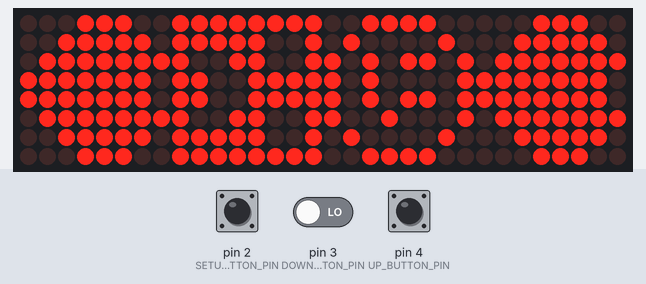
The sketch below on a simulated Arduino Uno, built with avr-gcc and run on an emulated ATmega328P. Parts: 32×8 LED matrix. The inputs (shaded band) are chosen by the test bench; at power-on: pin 2 (SETUP_BUTTON_PIN) LOW, pin 3 (DOWN_BUTTON_PIN) LOW, pin 4 (UP_BUTTON_PIN) LOW. The local clock reads 2024-03-15 10:24:30 at power-on unless the sketch sets it.

Above: at 1.3 s.
1.4 s: pin 2 (SETUP_BUTTON_PIN) pulled HIGH for 3.2 s
At 3.17 s:
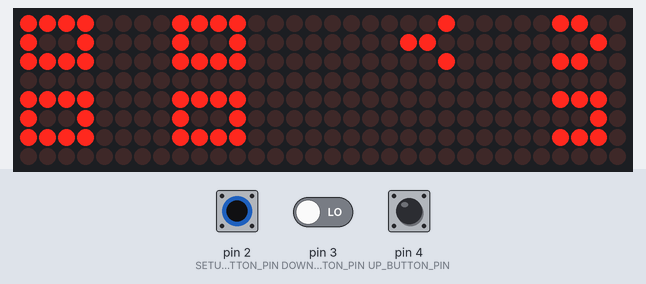
8.3 s: pin 2 (SETUP_BUTTON_PIN) driven HIGH and pin 3 (DOWN_BUTTON_PIN) driven HIGH
10.5 s: pin 2 (SETUP_BUTTON_PIN) driven LOW
At 12.6 s:
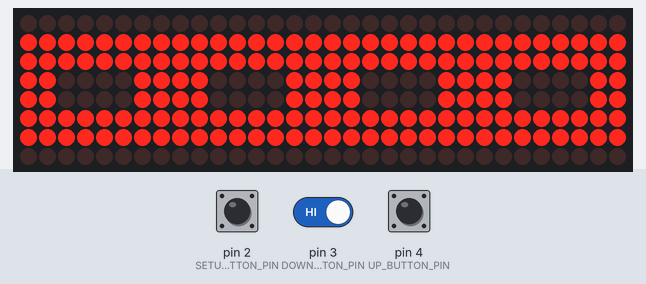
12.7 s: pin 2 (SETUP_BUTTON_PIN) driven HIGH
At 14.08 s:
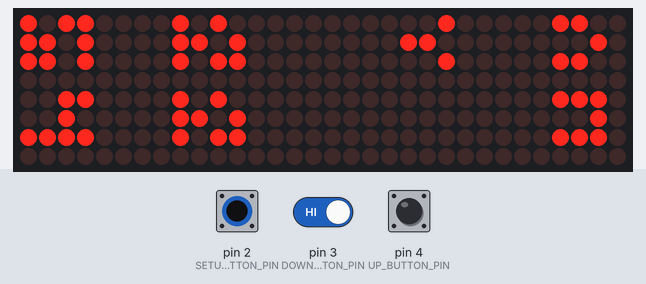

Measured:
- after the input at 1.4 s, the display: first changes after 0.69 s (image 1 shows a later state)
- after the input at 10.5 s, the display: first differs from a run without the input after 1.8 s (image 2)
- after the input at 12.7 s, the display: first changes after 0.24 s (image 3 shows a later state)
- what the display in image 1 shows lasts 0.4 s, from 3.0 s to 3.4 s

The sketch:

main.ino
```cpp
/***
*
* Clock project:
*
* A small clock project:
* https://jcastellssala.com/2016/01/20/arduino-clock-project-overview/
* This clock presents hour and date using MAX72XX Led matrices and an RTC module.
*
*****/
#include <string.h>
#include <stdio.h>
#include <string.h>
#include <avr/power.h>

//Control the Leds
#include "LedControl.h"

//Include all the character definitions (in PROGMEM)
#include "chars.h"

//SETUP RTC
#include <Wire.h>
#include "RTClib.h"
RTC_DS1307 RTC;

/*
 LedControl.
 pin 12 is connected to the DataIn
 pin 11 is connected to the CLK
 pin 10 is connected to LOAD
 We have only a single MAX72XX.
 */
LedControl lc=LedControl(12,11,10,4);

#define DEBUG 1
#define NUM_OF_MATRICES 4 //I am using 4 matrices
#define COLS_PER_MATRIX 8 //Each matrix has 8 columns
#define ROWS 8            //Each matrix has 8 rows
#define BUFFERCOLS COLS_PER_MATRIX * 8
#define COLS (COLS_PER_MATRIX*NUM_OF_MATRICES)

#define SETUP_BUTTON_PIN 2
#define UP_BUTTON_PIN 4
#define DOWN_BUTTON_PIN 3


//This DISPLAY_BUFFER presents the 4 DISPLAY_BUFFERs contiguously
uint8_t DISPLAY_BUFFER[ROWS][BUFFERCOLS] = {0};

tScreenMode MODE = BOOT_ANIM;

uint8_t hour,shour,min,smin,day,sday,month,smonth,counter,event;
uint32_t year,syear;
uint8_t setUpdate;
char dataBuffer[32]; //just a generic buffer to read/write to

/**
 * Clears the whole DISPLAY_BUFFER
 */
void clearDISPLAY_BUFFER(tScrollArea sArea){
    switch(sArea){
        case FULL:
            memset(DISPLAY_BUFFER[0],0,ROWS*BUFFERCOLS);
            break;
        case UPPER:
            memset(DISPLAY_BUFFER[0],0,ROWS*(BUFFERCOLS>>1));
            break;
        case LOWER:
            memset(DISPLAY_BUFFER[(ROWS>>1)],0,ROWS*(BUFFERCOLS>>1));
            break;
    }
}

/*Read an 4x4 value from progrmem into a buffer
* @param dataBuffer (buffer to fill with uint8_t)
* @param char character to read from PROGRAM MEMORY
*/
void read4x4_from_progmem(uint8_t* dataBuffer, char c){
    uint8_t k;

    for (k=0;k<16;k++){
      dataBuffer[k] = pgm_read_byte(ASCII_4x4[c] + k);
    }
}

void fill_4x4(uint8_t line, char* str, uint8_t size){
    uint8_t i,c;
    uint8_t nrows = (ROWS>>2);
    uint8_t starti = nrows * line;
    uint8_t rdBuffer[16];

    for(c=0;c<size;c++){ //each character
        read4x4_from_progmem(&rdBuffer[0], str[c]);
        for(i=0;i<4;i++){
            memcpy(DISPLAY_BUFFER[i+4*line] + c*4, rdBuffer + i*4, 4);
        }

    }
}

/**
 * Like fill_4x4 but selecting where the character should start
 */
void fill_4x4_sd(uint8_t line, uint8_t startChar, char* str, uint8_t size){
    uint8_t i,c;
    uint8_t nrows = (ROWS>>2);
    uint8_t starti = nrows * line;
    uint8_t rdBuffer[16];
    uint8_t charCol;

    charCol = startChar;

    for(c=0;c<size;c++){ //each character
        read4x4_from_progmem(&rdBuffer[0], str[c]);
        for(i=0;i<4;i++){
            memcpy(DISPLAY_BUFFER[i+4*line] + charCol*4, rdBuffer + i*4, 4);
        }
        charCol++;
    }
}

/*Read an 8x8 value from progrmem into a buffer
* @param dataBuffer (buffer to fill with uint8_t)
* @param char character to read from PROGRAM MEMORY
*/
void read8x8_from_progmem(uint8_t* dataBuffer, char c){
    uint8_t k;
    uint8_t idx;

    idx = c - '0'; //Get character index in our NUMBERS array

    for (k=0;k<64;k++){
      dataBuffer[k] = pgm_read_byte(NUMBERS[idx] + k);
    }
}

/**
 * Send a string with numbers
 * @param numbers String with numners. ONLY NUMBERS
 * @param size
 */
void fill_8x8(char* numbers, uint8_t size){
    uint8_t i,n;
    uint8_t rdBuffer[64];

    //Avoid errors please
    if(size * 8 > BUFFERCOLS) return;

    for(n=0;n<size;n++){
        read8x8_from_progmem(&rdBuffer[0], numbers[n]);
        for(i=0;i<ROWS;i++){
            memcpy(DISPLAY_BUFFER[i] + n*8, rdBuffer + i*8, 8);
        }
    }
}

/**
 * Send a string with numbers
 * @param numbers String with numners. ONLY NUMBERS
 * @param startDevice device where to start from
 * @param size
 */
void fill_8x8_sd(char* numbers, uint8_t startDevice, uint8_t size){
    uint8_t i,device,n;
    uint8_t rdBuffer[64];

    device = startDevice;

    for(n=0;n<size;n++){
        read8x8_from_progmem(&rdBuffer[0], numbers[n]);
        for(i=0;i<ROWS;i++){
            memcpy(DISPLAY_BUFFER[i] + device*8, rdBuffer + i*8, 8);
        }
        device++;
    }
}


/*
 * Actually the same as read8x8_from_progmem, but reads from
 * the ICON dataset
* Read an 8x8 value from progrmem into a buffer
* @param dataBuffer (buffer to fill with uint8_t)
* @param char character to read from PROGRAM MEMORY
*/
void readIcon_from_progmem(uint8_t* dataBuffer, uint8_t iconIndex){
    uint8_t k;

    for (k=0;k<64;k++){
      dataBuffer[k] = pgm_read_byte(ICONS[iconIndex] + k);
    }
}
/**
 * Draw an specific PROGMEME icon in the DISPLAY_BUFFER
 * All icons are assumed to be 8x8
 */
void drawIcon(uint8_t iconIndex, uint8_t device){
    uint8_t i,n;
    uint8_t rdBuffer[64];

    readIcon_from_progmem(&rdBuffer[0], iconIndex);
    for(i=0;i<ROWS;i++){
        memcpy(DISPLAY_BUFFER[i] + device*8, rdBuffer + i*8, 8);
    }
}

/**
 * Move the whole DISPLAY_BUFFER to the left
 */
void scrollLeft(tScrollArea sArea){
    uint8_t r,c;
    uint8_t startRow  = 0;
    uint8_t totalRows = ROWS;

    switch (sArea){
      case UPPER:
        startRow = 0;
        totalRows = ROWS / 2;
      break;
      case LOWER:
        startRow = ROWS / 2;
        totalRows = ROWS;
      break;
      default:
        startRow = 0;
        totalRows = ROWS;
      break;

    }

    for(r=startRow;r<totalRows;r++){
        for(c=1;c<BUFFERCOLS;c++){
            DISPLAY_BUFFER[r][c-1] = DISPLAY_BUFFER[r][c];
        }
    }
}

/**
 * Move the whole DISPLAY_BUFFER to the Right
 */
void scrollRight(tScrollArea sArea){
    uint8_t r,c;

    for(r=0;r<ROWS;r++){
        for(c=BUFFERCOLS;c>0;c--){
            DISPLAY_BUFFER[r][c] = DISPLAY_BUFFER[r][c-1];
        }
    }
}

//void printLedM(){}

/**
 * Return the uint8_t value representing a row of a device
 * @param device. One of the possible DISPLAY_BUFFERs
 * @param row Which row to get the uint value
 */
uint8_t getRowValue(uint8_t device, uint8_t row){
    uint8_t rowBuffer[8];
    uint8_t result,i;

    memcpy(rowBuffer, DISPLAY_BUFFER[row] + device*COLS_PER_MATRIX, COLS_PER_MATRIX);

    result = 0;
    for(i=0;i<8;i++){
        result = result | (rowBuffer[i] << (7-i));
    }

    return result;
}

/**
 * This function sets the row for a led device
 */
void dummyDriverSetRow(uint8_t device, uint8_t row, uint8_t value){
  lc.setColumn(device, 7-row, value); //TODO WEIRD 7- thing here to review
  //lc.setRow(device, 7-row, value); //TODO WEIRD 7- thing here to review
}


/**
 * This function saves the RTC clock
 */
void saveRTC(){};

/**
 * Fill the 4 DISPLAY_BUFFERs
 */
void sendToMax7291(){
    uint8_t device,r;
    uint8_t rowvalue;

    for(device=0; device<NUM_OF_MATRICES; device++){
        for(r=0;r<ROWS;r++){
            rowvalue = getRowValue(device, r);
            dummyDriverSetRow(device, r, rowvalue);
            //delay(10);
        }
    }
}

/**
 * Check if today it's an event day
 *
 * @param day
 * @param month
 * @param year
 *
 * @returns 250 or the index of the event Day
 *
 */
uint8_t isEventDay(uint8_t day, uint8_t month, uint32_t year){
    uint8_t i;

    //Skip the opening DAY (hacky hack)
    if(day == 24 & month == 12 & year == 2015){
        return 250;
    }

    //Search
    for(i=0; i<sizeof(DAY_EVENTS)/sizeof(DAY_EVENTS[0]); i++){
        if(DAY_EVENTS[i].day == day & DAY_EVENTS[i].month == month){
            return i;
        }
    }

    return 250;
}

//

/**
*
* FUNCTION CALL ON ARDUINO STARTUP
*
*/
void setup() {
    uint8_t i;

    //clock_prescale_set(clock_div_8);
    //SERIAL DEBUG
    Serial.begin(9600);
    while (!Serial);

    //SETUP RTC CLOCK
    Wire.begin();
    RTC.begin();

    if (! RTC.isrunning()) {
      Serial.println("RTC is NOT running!");
      // following line sets the RTC to the date & time this sketch was compiled
      // RTC.adjust(DateTime(__DATE__, __TIME__));
    }

   for(i=0;i<NUM_OF_MATRICES;i++){
    /*
    The MAX72XX is in power-saving mode on startup,
    we have to do a wakeup call
    */
    lc.shutdown(i,false);
    /* Set the brightness to a medium values */
    lc.setIntensity(i,0);
    /* and clear the display */
    lc.clearDisplay(i);
   }

    pinMode(SETUP_BUTTON_PIN, INPUT);
    pinMode(UP_BUTTON_PIN, INPUT);
    pinMode(DOWN_BUTTON_PIN, INPUT);

    counter = 0;
    event = 0;
}


/**
 * Setup button functionality. Does nothing except move between
 * Normal mode to setup modes
 */
void setupButtonInput(){
    int buttonState;

    buttonState = digitalRead(SETUP_BUTTON_PIN);
    switch (buttonState){
        case LOW:
            //NOTHING
            break;
        case HIGH:
            //BUTTON IS PRESSED. CHANGE MODE
            switch(MODE){
                case SET_HOUR:
                    MODE = SET_MINUTE;
                    break;

                case SET_MINUTE:
                    MODE = SET_DAY;
                    break;

                case SET_DAY:
                    MODE = SET_MONTH;
                    break;

                case SET_MONTH:
                    MODE = SET_YEAR;
                    break;

                case SET_YEAR:
                    MODE = SET_RTC;
                    break;
                case BIG_HOUR:
                case EVENT_HOUR:
                    MODE = SET_HOUR;
                    break;
                default:
                    break;
            }
            break;
    }

}

/**
 * Up Button. Ups the value of a setup. be it minutes, hours, day
 * etc
 */
void upButtonInput(){
    int buttonState;
    buttonState = digitalRead(UP_BUTTON_PIN);
    switch (buttonState){
        case LOW:
            //nothing
            break;
        case HIGH:
            switch(MODE){
                case EVENT_HOUR:
                    break;
                case SET_HOUR:
                    shour++;
                    if (shour > 23){
                        shour = 0;
                    }
                    break;

                case SET_MINUTE:
                    smin++;
                    if (smin > 59){
                        smin = 0;
                    }
                    break;

                case SET_DAY:
                    sday++;
                    if (sday > 31){
                        sday = 0;
                    }
                    break;

                case SET_MONTH:
                    smonth++;
                    if (smonth > 12){
                        smonth = 0;
                    }
                    break;

                case SET_YEAR:
                    syear++;
                    if (syear > 3000){
                        syear = 0;
                    }
                    break;

                default:
                    //do nothing
                    break;
            }

            break;
    }
}

/**
 * Down Button. Downs the value of a setup. be it minutes, hours, day
 * etc
 */
void downButtonInput(){
    int buttonState;
    buttonState = digitalRead(DOWN_BUTTON_PIN);
    switch (buttonState){
        case LOW:
            //nothing
            break;
        case HIGH:
            switch(MODE){
                case SET_HOUR:
                    shour--;
                    if (shour == 255){
                        shour = 23;
                    }
                    break;

                case SET_MINUTE:
                    smin--;
                    if (smin == 255){
                        smin = 59;
                    }
                    break;

                case SET_DAY:
                    sday--;
                    if (sday == 255){
                        sday = 31;
                    }
                    break;

                case SET_MONTH:
                    smonth--;
                    if (smonth == 255){
                        smonth = 12;
                    }
                    break;

                case SET_YEAR:
                    syear--;
                    if (syear < 1995){
                        syear = 3000;
                    }
                    break;

                default:
                    //do nothing
                    break;
            }
    }
}
/**
 * Handle the input of the different buttons
 */
void inputButtons(){
    setupButtonInput();
    upButtonInput();
    downButtonInput();
}


void successLogicSetup(){
    clearDISPLAY_BUFFER(FULL);
    drawIcon(ICON_SMILEY2, 4);

    strcpy_P(dataBuffer, (char*)pgm_read_word(&(string_table[STR_GUARDANT])));
    fill_4x4_sd(0, 11, dataBuffer, 8);
    counter = 0;
}

/**
 *
 */
void successLogic(){
    //Display whatever is displayed on success during some time
    scrollLeft(FULL); //move everything to the left
    if(counter >= 8*5){
        MODE = BIG_HOUR;
        counter = 0;
    }
    counter++;
}

/**
 * Clock logic of different modes
 */
void clockLogic(){

    //Do not update the "save" variables
    setUpdate = false;

    switch(MODE){
        case SET_YEAR:
            counter = 0; //Set counter to 0 before saving RTC
            break;
        case SET_RTC:
            if(counter == 0){ //SAVE ONCE
                RTC.adjust(DateTime(syear, smonth, sday, shour, smin, 0));
            }

            //prepare the fanfare
            successLogicSetup();
            MODE = SET_SUCCESS;

            ////Just eye candy, simulate that I'm doing something
            //if(counter >= 8){
            //    MODE = SET_SUCCESS;
            //    counter = 0;
            //}
            //counter++;
            break;

        case SET_SUCCESS:
            successLogic();
            break;
        case BOOT_ANIM:
            counter++;
            if(counter > 8){
                counter = 0;
                MODE = BIG_HOUR;
            }
            break;

        case STRING_TEST:
            //NEXT STRING
            if(counter >= 5){
                event++;
                counter = 0;
            }
            if(event >= NUM_OF_STRINGS){
                event = 0;
            }

            counter++;
            break;

        case ICON_TEST:
            //NEXT STRING
            if(counter >= 5){
                event++;
                counter = 0;
            }
            if(event >= NUM_OF_ICONS){
                event = 0;
            }

            counter++;
            break;

        case BIG_HOUR:
        case EVENT_HOUR:
            //Only check for event day here
            event = isEventDay(day, month, year);
            if(event != 250){
                MODE = EVENT_HOUR;
            }
            else{
                MODE = BIG_HOUR;
            }
            //Update the copies of hour/day etc to SET (in case we change
            //mode to SETUP)
            setUpdate = true;
        break;

    }
}

/**
 * Print whatever depending on the mode
 */
void render() {

    switch(MODE){
        case BIG_HOUR:
            clearDISPLAY_BUFFER(FULL);
            sprintf(dataBuffer, "%02d%02d",hour,min);
            fill_8x8(dataBuffer,4);
            break;
        case EVENT_HOUR:
            clearDISPLAY_BUFFER(FULL);
            sprintf(dataBuffer, "%02d:%02d",hour,min);
            fill_4x4(0, dataBuffer, 5);

            Serial.println(event);
            //All strings from progmem are 8 characters long
            strcpy_P(dataBuffer, (char*)pgm_read_word(&(string_table[DAY_EVENTS[event].strIndex])));
            fill_4x4(1, dataBuffer, 8);
            break;

        //SET MODES
        case SET_HOUR:
            clearDISPLAY_BUFFER(FULL);
            strcpy_P(dataBuffer, (char*)pgm_read_word(&(string_table[STR_HORA])));
            fill_4x4(0,dataBuffer,4);
            sprintf(dataBuffer, "%02d", shour);
            fill_8x8_sd(dataBuffer, 2, 2);
            break;

        case SET_MINUTE:
            clearDISPLAY_BUFFER(FULL);
            strcpy_P(dataBuffer, (char*)pgm_read_word(&(string_table[STR_MIN])));
            fill_4x4(0,dataBuffer,3);
            sprintf(dataBuffer, "%02d", smin);
            fill_8x8_sd(dataBuffer, 2, 2);
            break;

        case SET_DAY:
            clearDISPLAY_BUFFER(FULL);
            strcpy_P(dataBuffer, (char*)pgm_read_word(&(string_table[STR_DIA])));
            fill_4x4(0,dataBuffer,3);
            sprintf(dataBuffer, "%02d", sday);
            fill_8x8_sd(dataBuffer, 2, 2);
            break;

        case SET_MONTH:
            clearDISPLAY_BUFFER(FULL);
            strcpy_P(dataBuffer, (char*)pgm_read_word(&(string_table[STR_MES])));
            fill_4x4(0,dataBuffer,3);
            sprintf(dataBuffer, "%02d", smonth);
            fill_8x8_sd(dataBuffer, 2, 2);
            break;

        case SET_YEAR:
            clearDISPLAY_BUFFER(FULL);
            strcpy_P(dataBuffer, (char*)pgm_read_word(&(string_table[STR_ANY])));
            fill_4x4(0,dataBuffer,3);
            sprintf(dataBuffer, "    %04d", syear);
            fill_4x4(1,dataBuffer,8);
            break;

        case SET_RTC:
            //JUST PAINT WHAT'S ON THE BUFFER THE BUFFER IS MODIFIED ELSEWHERE
            break;
        case SET_SUCCESS:
            // JUST PAINT WHATEVER IT'S ON THE BUFFER. IT'S mODIFIED ELSEWHERE
            break;

        case STRING_TEST:
            clearDISPLAY_BUFFER(FULL);
            strcpy_P(dataBuffer, (char*)pgm_read_word(&(string_table[event])));
            fill_4x4(1, dataBuffer, 8);
            break;

        case ICON_TEST:
            clearDISPLAY_BUFFER(FULL);
            drawIcon(event, 0);
            break;
        case BOOT_ANIM:
            clearDISPLAY_BUFFER(FULL);
            drawIcon(ICON_HEART,0);
            drawIcon(ICON_SMILEY2,1);
            drawIcon(ICON_CREEPER,2);
            drawIcon(ICON_HEART,3);
    }

    sendToMax7291();

}

/**
* Main Loop, runs repeatedly
*
*/


void loop() {
    // put your main code here, to run repeatedly:
    int i, buttonState;

    //Get the current date
    DateTime now = RTC.now();
    hour = now.hour();
    min = now.minute();
    day = now.day();
    month = now.month();
    year = now.year();

    //DISPLAY OF EACH MODE
    render();
    //STATE MACHINES OF EACH MODE
    clockLogic();
    //INPUT BUTTONS LOGIC
    inputButtons();

    //Save the state to set!
    if(setUpdate == true){
        shour = hour;
        smin = min;
        sday = day;
        smonth = month;
        syear = year;
    }

    delay(100);
}
```

Source omitted: chars.h (14062 bytes)
